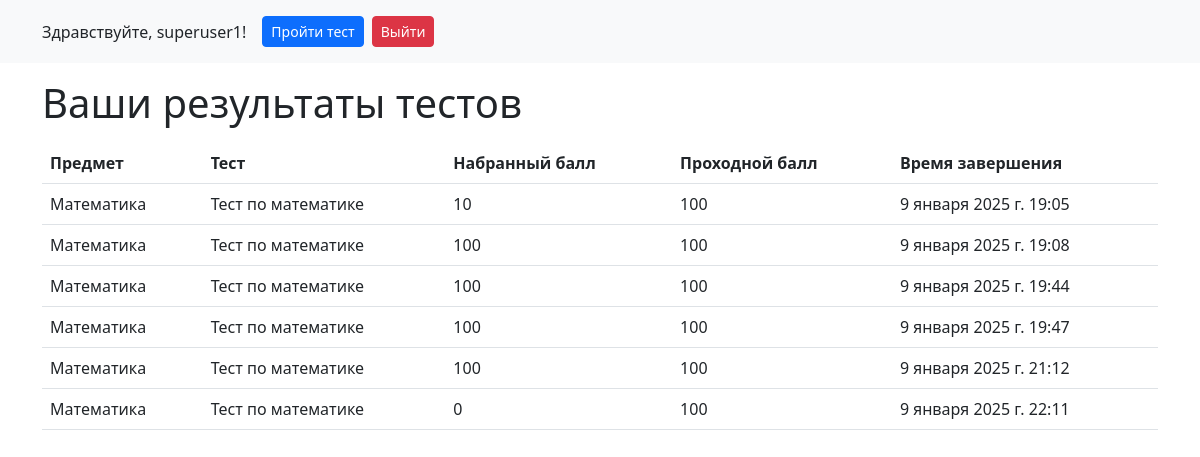
/results (signed in), run on an earlier commit of the app's database.
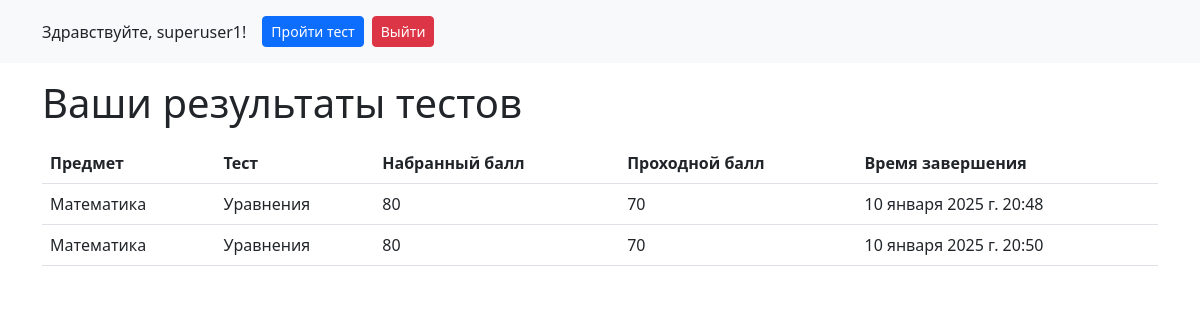
And on a later commit of the database.
### quiz/models.py (models this page shows, shortened)
class UserTestResult(models.Model):
    user = models.ForeignKey(User, on_delete=models.CASCADE)
    test = models.ForeignKey(Test, on_delete=models.CASCADE)
    score = models.IntegerField()
    completed_at = models.DateTimeField(auto_now_add=True)

class Test(models.Model):
    subject = models.ForeignKey(Subject, on_delete=models.CASCADE)
    name = models.CharField(max_length=200)
    pass_score = models.IntegerField(default=100)  # Проходной балл
    start_time = models.DateTimeField()  # Начало теста
    end_time = models.DateTimeField()  # Окончание теста
    duration = models.IntegerField()  # Длительность теста в минутах
    access_key = models.CharField(max_length=50, unique=True)  # Ключ доступа

class Subject(models.Model):
    name = models.CharField(max_length=100)

### quiz/views.py (the view)
# urls.py: path('results', UserTestResultsView.as_view(), name='user_results')
class UserTestResultsView(mixins.LoginRequiredMixin, views.View):
    def get(self, request):
        user_results = UserTestResult.objects.filter(user=request.user)
        return render(request, 'quiz/user_results.html', {'results': user_results})

### quiz/templates/quiz/user_results.html (shortened to what this page needs)
<!DOCTYPE html>
<html lang="ru">
<head>
    <link href="https://cdn.jsdelivr.net/npm/bootstrap@5.3.0/dist/css/bootstrap.min.css" rel="stylesheet">
</head>
<body>
    <header class="bg-light p-3 mb-3">
        <div class="container d-flex justify-content-between align-items-center">
            <div class="d-flex align-items-center">
                <span class="me-3">Здравствуйте, {{ user.username }}!</span>
                <a href="{% url 'home' %}" class="btn btn-primary btn-sm me-2">Пройти тест</a>
                <form method="post" action="{% url 'log_out' %}">
                    <button type="submit" class="btn btn-danger btn-sm">Выйти</button>
                </form>
            </div>
        </div>
    </header>
    <div class="container">
        <h1 class="mb-3">Ваши результаты тестов</h1>
        {% if results %}
        <table class="table">
            <thead>
                <tr>
                    <th>Предмет</th>
                    <th>Тест</th>
                    <th>Набранный балл</th>
                    <th>Проходной балл</th>
                    <th>Время завершения</th>
                </tr>
            </thead>
            <tbody>
                {% for result in results %}
                <tr>
                    <td>{{ result.test.subject.name }}</td>
                    <td>{{ result.test.name }}</td>
                    <td>{{ result.score }}</td>
                    <td>{{ result.test.pass_score }}</td>
                    <td>{{ result.completed_at }}</td>
                </tr>
                {% endfor %}
            </tbody>
        </table>
        {% else %}
        <div class="alert alert-info">У вас пока нет результатов тестов.</div>
        {% endif %}
    </div>
</body>
</html>

What changed in the data, as far as the page shows it:
removed UserTestResult: test.subject.name "Математика", test.name "Тест по математике", score "100", test.pass_score "100", completed_at "9 января 2025 г. 19:44"
removed UserTestResult: test.subject.name "Математика", test.name "Тест по математике", score "100", test.pass_score "100", completed_at "9 января 2025 г. 19:47"
removed UserTestResult: test.subject.name "Математика", test.name "Тест по математике", score "100", test.pass_score "100", completed_at "9 января 2025 г. 21:12"
removed UserTestResult: test.subject.name "Математика", test.name "Тест по математике", score "0", test.pass_score "100", completed_at "9 января 2025 г. 22:11"
changed UserTestResult: test.name "Тест по математике" → "Уравнения"; score "10" → "80"; test.pass_score "100" → "70"; completed_at "9 января 2025 г. 19:05" → "10 января 2025 г. 20:48"
changed UserTestResult: test.name "Тест по математике" → "Уравнения"; score "100" → "80"; test.pass_score "100" → "70"; completed_at "9 января 2025 г. 19:08" → "10 января 2025 г. 20:50"
